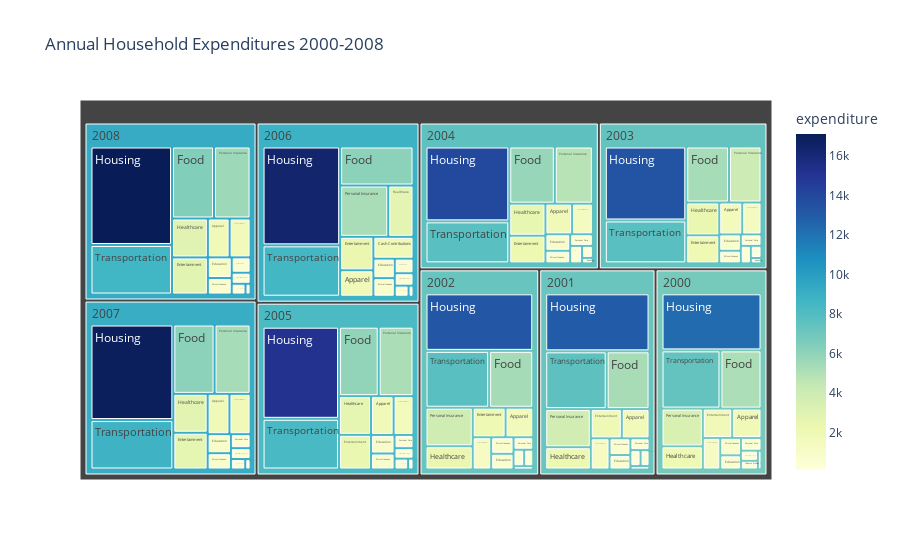

Here is the notebook cell this chart was saved with:
### Code cell
# Use plotly to check out the 8 year dataset as a treemap
import plotly.express as px

fig = px.treemap(eightYr, 
                 path=['year', 'category'], 
                 values='expenditure',
                 color='expenditure',
                 color_continuous_scale=px.colors.sequential.YlGnBu,
                 title = ('Annual Household Expenditures 2000-2008')
                )
fig.show()

### Figure 1 — Plotly figure (JSON) as saved in the notebook; plotly's stock layout.template omitted (floating-point values rounded to 4 significant figures; data arrays with more than 128 entries replaced by an {"elided": "..."} marker saying what was removed)
{"data": [{"branchvalues": "total", "customdata": {"elided": "135x1 float values"}, "domain": {"x": [0, 1], "y": [0, 1]}, "hovertemplate": "labels=%{label}<br>expenditure_sum=%{value}<br>parent=%{parent}<br>id=%{id}<br>expenditure=%{color}<extra></extra>", "ids": {"elided": "135 str values"}, "labels": {"elided": "135 str values"}, "marker": {"coloraxis": "coloraxis", "colors": {"elided": "135 float values"}}, "name": "", "parents": {"elided": "135 str values"}, "type": "treemap", "values": {"elided": "135 int values"}}], "layout": {"coloraxis": {"colorbar": {"title": {"text": "expenditure"}}, "colorscale": [[0, "rgb(255,255,217)"], [0.125, "rgb(237,248,177)"], [0.25, "rgb(199,233,180)"], [0.375, "rgb(127,205,187)"], [0.5, "rgb(65,182,196)"], [0.625, "rgb(29,145,192)"], [0.75, "rgb(34,94,168)"], [0.875, "rgb(37,52,148)"], [1, "rgb(8,29,88)"]]}, "legend": {"tracegroupgap": 0}, "title": {"text": "Annual Household Expenditures 2000-2008"}}}
